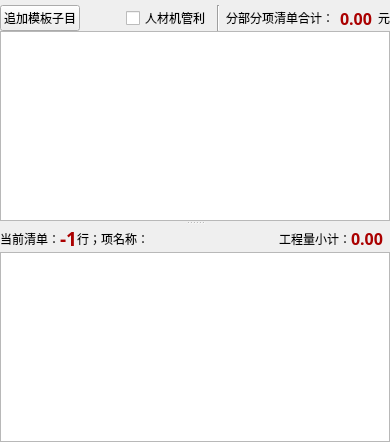
           <widget class="QWidget" name="tab_1_3">
            <attribute name="title">
             <string>分部分项清单</string>
            </attribute>
            <layout class="QVBoxLayout" name="verticalLayout_13">
             <property name="spacing">
              <number>6</number>
             </property>
             <property name="leftMargin">
              <number>0</number>
             </property>
             <property name="topMargin">
              <number>5</number>
             </property>
             <property name="rightMargin">
              <number>0</number>
             </property>
             <property name="bottomMargin">
              <number>0</number>
             </property>
             <item>
              <widget class="QSplitter" name="splitter_3">
               <property name="orientation">
                <enum>Qt::Vertical</enum>
               </property>
               <widget class="QWidget" name="layoutWidget_4">
                <layout class="QVBoxLayout" name="verticalLayout_9">
                 <property name="spacing">
                  <number>0</number>
                 </property>
                 <item>
                  <layout class="QHBoxLayout" name="horizontalLayout_11">
                   <property name="spacing">
                    <number>6</number>
                   </property>
                   <item>
                    <widget class="QPushButton" name="btn_Template_Suborder">
                     <property name="toolTip">
                      <string>&lt;html&gt;&lt;head/&gt;&lt;body&gt;&lt;p&gt;在分部分项清单的最后 追加数条模板子目，以便分析系统之用！&lt;/p&gt;&lt;/body&gt;&lt;/html&gt;</string>
                     </property>
                     <property name="text">
                      <string>追加模板子目</string>
                     </property>
                    </widget>
                   </item>
                   <item>
                    <spacer name="horizontalSpacer_8">
                     <property name="orientation">
                      <enum>Qt::Horizontal</enum>
                     </property>
                     <property name="sizeHint" stdset="0">
                      <size>
                       <width>40</width>
                       <height>20</height>
                      </size>
                     </property>
                    </spacer>
                   </item>
                   <item>
                    <widget class="QCheckBox" name="checkBoxFoldPrice">
                     <property name="enabled">
                      <bool>true</bool>
                     </property>
                     <property name="font">
                      <font>
                       <pointsize>9</pointsize>
                      </font>
                     </property>
                     <property name="text">
                      <string>人材机管利</string>
                     </property>
                     <property name="checkable">
                      <bool>true</bool>
                     </property>
                     <property name="checked">
                      <bool>false</bool>
                     </property>
                     <property name="autoRepeat">
                      <bool>false</bool>
                     </property>
                     <property name="autoExclusive">
                      <bool>false</bool>
                     </property>
                    </widget>
                   </item>
                   <item>
                    <widget class="Line" name="line">
                     <property name="orientation">
                      <enum>Qt::Vertical</enum>
                     </property>
                    </widget>
                   </item>
                   <item>
                    <widget class="QLabel" name="label_22">
                     <property name="font">
                      <font>
                       <family>微软雅黑</family>
                       <weight>50</weight>
                       <bold>false</bold>
                      </font>
                     </property>
                     <property name="text">
                      <string>分部分项清单合计：</string>
                     </property>
                    </widget>
                   </item>
                   <item>
                    <widget class="QLabel" name="label_23">
                     <property name="palette">
                      <palette>
                       <active>
                        <colorrole role="WindowText">
                         <brush brushstyle="SolidPattern">
                          <color alpha="255">
                           <red>170</red>
                           <green>0</green>
                           <blue>0</blue>
                          </color>
                         </brush>
                        </colorrole>
                       </active>
                       <inactive>
                        <colorrole role="WindowText">
                         <brush brushstyle="SolidPattern">
                          <color alpha="255">
                           <red>170</red>
                           <green>0</green>
                           <blue>0</blue>
                          </color>
                         </brush>
                        </colorrole>
                       </inactive>
                       <disabled>
                        <colorrole role="WindowText">
                         <brush brushstyle="SolidPattern">
                          <color alpha="255">
                           <red>120</red>
                           <green>120</green>
                           <blue>120</blue>
                          </color>
                         </brush>
                        </colorrole>
                       </disabled>
                      </palette>
                     </property>
                     <property name="font">
                      <font>
                       <family>微软雅黑</family>
                       <pointsize>12</pointsize>
                       <weight>75</weight>
                       <bold>true</bold>
                      </font>
                     </property>
                     <property name="text">
                      <string>0.00</string>
                     </property>
                    </widget>
                   </item>
                   <item>
                    <widget class="QLabel" name="label_24">
                     <property name="font">
                      <font>
                       <family>微软雅黑</family>
                       <weight>50</weight>
                       <bold>false</bold>
                      </font>
                     </property>
                     <property name="text">
                      <string>元</string>
                     </property>
                    </widget>
                   </item>
                  </layout>
                 </item>
                 <item>
                  <widget class="QTableView" name="tableView_31">
                   <property name="font">
                    <font>
                     <family>微软雅黑</family>
                     <pointsize>10</pointsize>
                    </font>
                   </property>
                  </widget>
                 </item>
                </layout>
               </widget>
               <widget class="QWidget" name="layoutWidget_5">
                <layout class="QVBoxLayout" name="verticalLayout_10">
                 <property name="spacing">
                  <number>0</number>
                 </property>
                 <item>
                  <layout class="QHBoxLayout" name="horizontalLayout_12">
                   <item>
                    <widget class="QLabel" name="label_25">
                     <property name="font">
                      <font>
                       <family>微软雅黑</family>
                       <weight>50</weight>
                       <bold>false</bold>
                      </font>
                     </property>
                     <property name="text">
                      <string>当前清单：</string>
                     </property>
                    </widget>
                   </item>
                   <item>
                    <widget class="QLabel" name="label_35">
                     <property name="palette">
                      <palette>
                       <active>
                        <colorrole role="WindowText">
                         <brush brushstyle="SolidPattern">
                          <color alpha="255">
                           <red>170</red>
                           <green>0</green>
                           <blue>0</blue>
                          </color>
                         </brush>
                        </colorrole>
                       </active>
                       <inactive>
                        <colorrole role="WindowText">
                         <brush brushstyle="SolidPattern">
                          <color alpha="255">
                           <red>170</red>
                           <green>0</green>
                           <blue>0</blue>
                          </color>
                         </brush>
                        </colorrole>
                       </inactive>
                       <disabled>
                        <colorrole role="WindowText">
                         <brush brushstyle="SolidPattern">
                          <color alpha="255">
                           <red>120</red>
                           <green>120</green>
                           <blue>120</blue>
                          </color>
                         </brush>
                        </colorrole>
                       </disabled>
                      </palette>
                     </property>
                     <property name="font">
                      <font>
                       <family>等线</family>
                       <pointsize>14</pointsize>
                       <weight>75</weight>
                       <bold>true</bold>
                      </font>
                     </property>
                     <property name="text">
                      <string>-1</string>
                     </property>
                    </widget>
                   </item>
                   <item>
                    <widget class="QLabel" name="label_36">
                     <property name="font">
                      <font>
                       <family>微软雅黑</family>
                       <weight>50</weight>
                       <bold>false</bold>
                      </font>
                     </property>
                     <property name="text">
                      <string>行；</string>
                     </property>
                     <property name="alignment">
                      <set>Qt::AlignRight|Qt::AlignTrailing|Qt::AlignVCenter</set>
                     </property>
                    </widget>
                   </item>
                   <item>
                    <widget class="QLabel" name="label_34">
                     <property name="font">
                      <font>
                       <family>微软雅黑</family>
                       <weight>50</weight>
                       <bold>false</bold>
                      </font>
                     </property>
                     <property name="text">
                      <string>项名称：</string>
                     </property>
                    </widget>
                   </item>
                   <item>
                    <spacer name="horizontalSpacer_9">
                     <property name="orientation">
                      <enum>Qt::Horizontal</enum>
                     </property>
                     <property name="sizeHint" stdset="0">
                      <size>
                       <width>40</width>
                       <height>20</height>
                      </size>
                     </property>
                    </spacer>
                   </item>
                   <item>
                    <widget class="QLabel" name="label_26">
                     <property name="font">
                      <font>
                       <family>微软雅黑</family>
                       <weight>50</weight>
                       <bold>false</bold>
                      </font>
                     </property>
                     <property name="text">
                      <string>工程量小计：</string>
                     </property>
                    </widget>
                   </item>
                   <item>
                    <widget class="QLabel" name="label_27">
                     <property name="palette">
                      <palette>
                       <active>
                        <colorrole role="WindowText">
                         <brush brushstyle="SolidPattern">
                          <color alpha="255">
                           <red>170</red>
                           <green>0</green>
                           <blue>0</blue>
                          </color>
                         </brush>
                        </colorrole>
                       </active>
                       <inactive>
                        <colorrole role="WindowText">
                         <brush brushstyle="SolidPattern">
                          <color alpha="255">
                           <red>170</red>
                           <green>0</green>
                           <blue>0</blue>
                          </color>
                         </brush>
                        </colorrole>
                       </inactive>
                       <disabled>
                        <colorrole role="WindowText">
                         <brush brushstyle="SolidPattern">
                          <color alpha="255">
                           <red>120</red>
                           <green>120</green>
                           <blue>120</blue>
                          </color>
                         </brush>
                        </colorrole>
                       </disabled>
                      </palette>
                     </property>
                     <property name="font">
                      <font>
                       <family>微软雅黑</family>
                       <pointsize>12</pointsize>
                       <weight>75</weight>
                       <bold>true</bold>
                      </font>
                     </property>
                     <property name="text">
                      <string>0.00</string>
                     </property>
                    </widget>
                   </item>
                   <item>
                    <widget class="QLabel" name="label_28">
                     <property name="font">
                      <font>
                       <family>微软雅黑</family>
                       <weight>50</weight>
                       <bold>false</bold>
                      </font>
                     </property>
                     <property name="text">
                      <string/>
                     </property>
                    </widget>
                   </item>
                  </layout>
                 </item>
                 <item>
                  <widget class="QTableView" name="tableView_32">
                   <property name="font">
                    <font>
                     <family>微软雅黑</family>
                     <pointsize>10</pointsize>
                    </font>
                   </property>
                   <property name="toolTip">
                    <string>&lt;html&gt;&lt;head/&gt;&lt;body&gt;&lt;p&gt;&lt;span style=&quot; font-size:10pt; color:#aa0000;&quot;&gt;&amp;quot;楼层号&amp;quot; 不指定,则无汇总量!&lt;/span&gt;&lt;/p&gt;&lt;/body&gt;&lt;/html&gt;</string>
                   </property>
                  </widget>
                 </item>
                </layout>
               </widget>
              </widget>
             </item>
            </layout>
           </widget>
